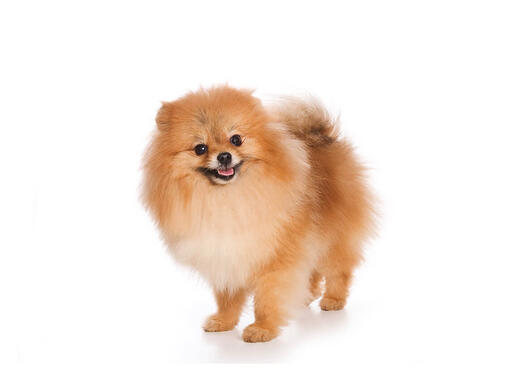
#> input picture spitz.jpeg, 510 x 391 px, given in place of spitz.jpg, which was not available
$ jupyter execute --allow-errors 2023_theory_practical.ipynb   (text cells are left out)
#> lines starting #> are read from the running program, lines starting #| are printed output that depends on the picture; after the words box and inside, x2 and y2 are one past the last pixel; in counts of white or black regions, pixels touching at a corner belong together; pictures that were not available may be replaced by others from this repository, and a replacement may not be noted
[cell 1]
import skimage as ski
from skimage import io
import matplotlib.pyplot as plt
import cv2
import numpy as np

[cell 2]
# A randomly generated 3 by 2 array
np.random.rand(3,2)

[cell 3]
# A randomly generated 3 by 2 by 4 array
np.random.rand(3,2,4)

[cell 4]
# A randomly generated 2829 by 3734 array, which you can also display as an image though it doesn't show much
plt.imshow(np.random.rand(2829,3734))

[cell 5]
doggo = io.imread('spitz.jpg')
#> doggo is the input picture: shape (391, 510, 3); mean R, G, B 244.8, 233.1, 224.4
plt.imshow(doggo)

[cell 6]
doggo.shape ## height, width, channels
#> Out = (391, 510, 3)

[cell 7]
ants = io.imread('rf_ants.jpg')
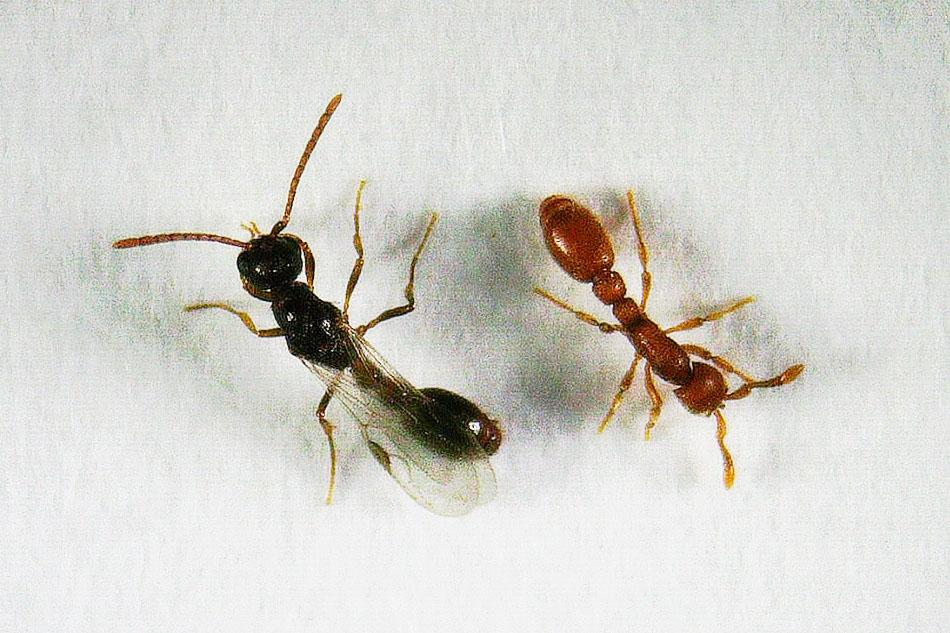
#> input picture rf_ants.jpeg, 950 x 633 px, given in place of rf_ants.jpg, which was not available
#> ants is the input picture: shape (633, 950, 3); mean R, G, B 213.3, 211.9, 205.9
plt.imshow(ants)

[cell 8]
ants.shape
#> Out = (633, 950, 3)

[cell 9]
fruits = io.imread('count_fruits.jpg')
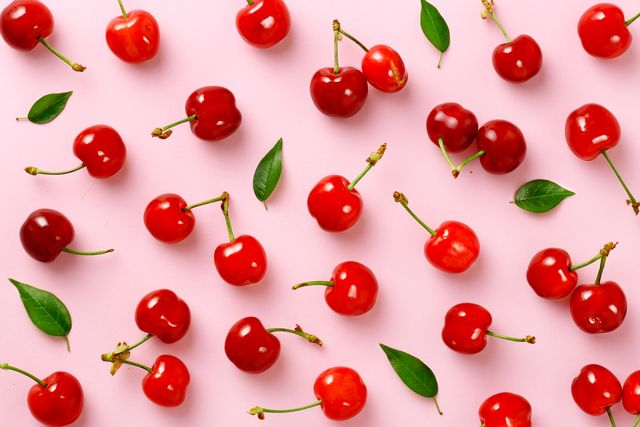
#> input picture count_fruits.jpeg, 640 x 427 px, given in place of count_fruits.jpg, which was not available
#> fruits is the input picture: shape (427, 640, 3); mean R, G, B 227.8, 153.6, 155.2
plt.imshow(fruits)

[cell 10]
cropped_doggo = doggo[:,:250,:] # [x-coordinate slice (half), y-coordinate slice (all), channel slice (all)]
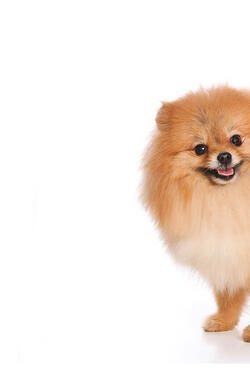
#> cropped_doggo: shape (391, 250, 3); mean R, G, B 245.7, 235.8, 228.5
cropped_ants = ants[:,510:,:]
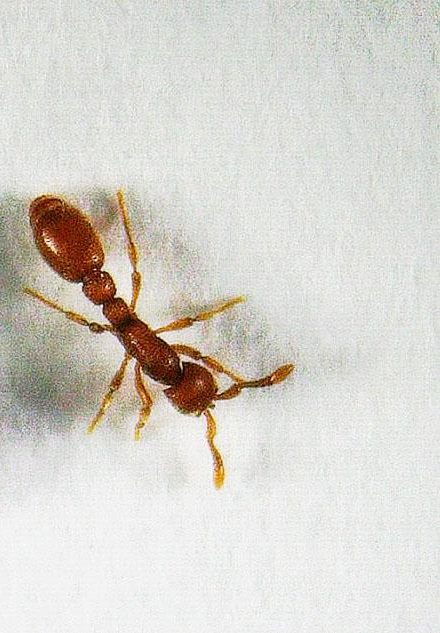
#> cropped_ants: shape (633, 440, 3); mean R, G, B 215.6, 212.7, 206

[cell 11]
plt.imshow(cropped_doggo)

[cell 12]
plt.imshow(cropped_ants)

[cell 13]
doggo_gs = ski.color.rgb2gray(doggo)
ants_gs = ski.color.rgb2gray(ants)
fruits_gs = ski.color.rgb2gray(fruits)
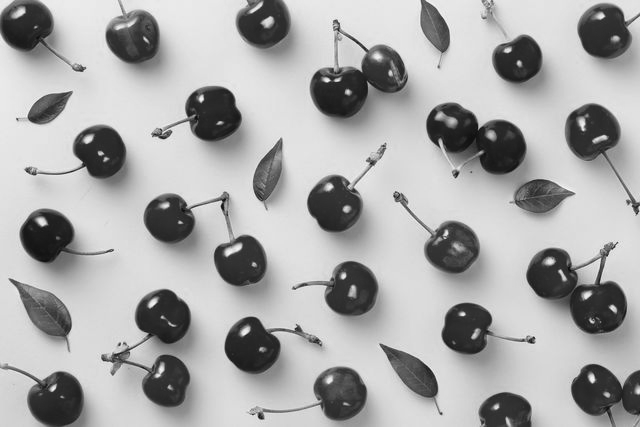
#> fruits_gs: shape (427, 640) float64; min 0.05, max 0.987, mean 0.665

[cell 14]
plt.imshow(doggo_gs, cmap='gray')

[cell 15]
plt.imshow(ants_gs, cmap='gray')

[cell 16]
plt.imshow(fruits_gs, cmap='gray')

[cell 17]
doggo_t = doggo_gs < ski.filters.threshold_otsu(doggo_gs)
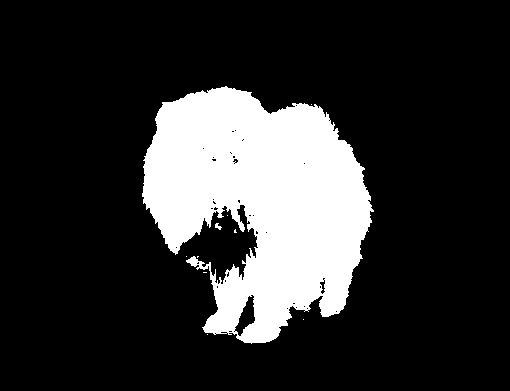
#> doggo_t: shape (391, 510) bool; 19.1% white; 10 white regions (8 under 20 px), largest, box (x1, y1, x2, y2) and area: (142, 86, 374, 344) 37959, (215, 223, 222, 230) 27
ants_t = ants_gs < ski.filters.threshold_otsu(ants_gs)
#> ants_t: shape (633, 950) bool; 8% white; 1272 white regions (1252 under 20 px), largest, box (x1, y1, x2, y2) and area: (112, 94, 506, 475) 22029, (459, 192, 805, 481) 18732, (511, 347, 609, 424) 3323
fruits_t = fruits_gs < ski.filters.threshold_otsu(fruits_gs)
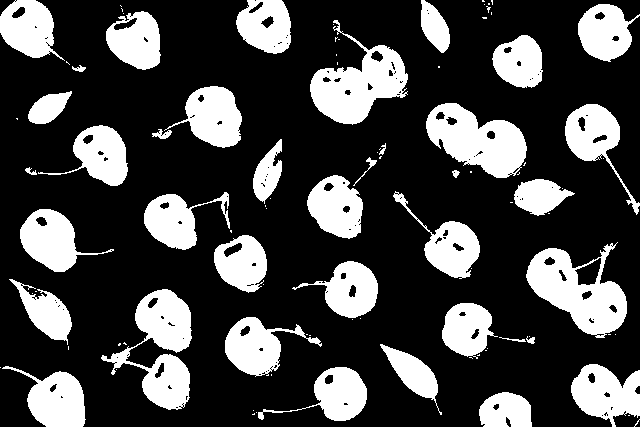
#> fruits_t: shape (427, 640) bool; 27% white; 96 white regions (58 under 20 px)

[cell 18]
plt.imshow(doggo_t, cmap='gray')

[cell 19]
plt.imshow(ants_t, cmap='gray')

[cell 20]
plt.imshow(fruits_t, cmap='gray')

[cell 21]
labeled_doggo, count = ski.measure.label(doggo_t, return_num=True)
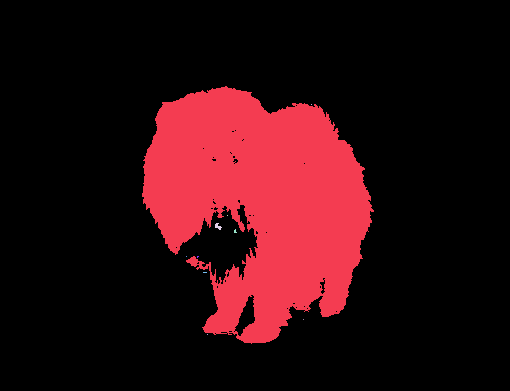
#> labeled_doggo: shape (391, 510) int32; 11 distinct labels, from 0 to 10; one colour per label, 0 black
#> count = 10
print(count, 'connected components detected')
#| 10 connected components detected

objects = ski.measure.regionprops(labeled_doggo)
#> objects = 10 regions; largest, box (x1, y1, x2, y2) and area: (142, 86, 374, 344) 37959, (215, 223, 222, 230) 27, (234, 229, 237, 233) 8, (203, 272, 207, 273) 4, (197, 256, 199, 258) 3
object_areas = [obj["area"] for obj in objects]
#> object_areas = [37959, 1, 1, 27, 8, 1, 3, 4, 1, 1]
print('The areas of the objects are:', object_areas, '\n')
#| The areas of the objects are: [37959.0, 1.0, 1.0, 27.0, 8.0, 1.0, 3.0, 4.0, 1.0, 1.0]

plt.imshow(labeled_doggo > 0)
plt.axis('off')
plt.show()

#> (a cell that did not finish here is left out)

#> (a cell that did not finish here is left out)

#> (a cell that did not finish here is left out)

[cell 25]
blobs = io.imread('colour_blobs.jpg')
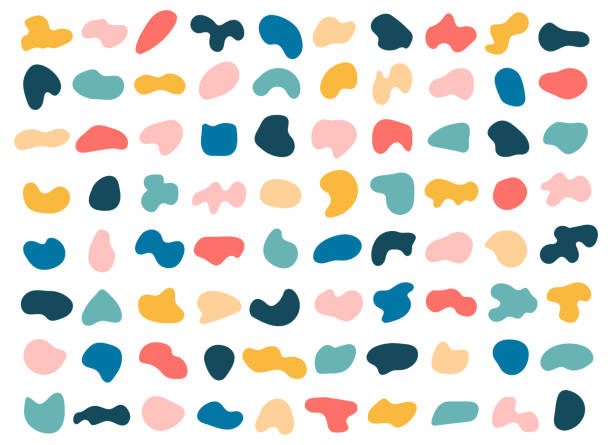
#> input picture colour_blobs.jpeg, 612 x 445 px, given in place of colour_blobs.jpg, which was not available
#> blobs is the input picture: shape (445, 612, 3); mean R, G, B 223.2, 222.3, 217.7
plt.imshow(blobs)

#> (a cell that did not finish here is left out)

[cell 27]
### code here

[cell 28]
cap = cv2.VideoCapture("birds.mp4")
if not cap.isOpened():
    print("Cannot open camera")
    exit()
while True:
    ret, frame = cap.read()
    if not ret:
        print("Can't receive frame (stream end?). Exiting ...")
        break
    gray = cv2.cvtColor(frame, cv2.COLOR_BGR2GRAY)
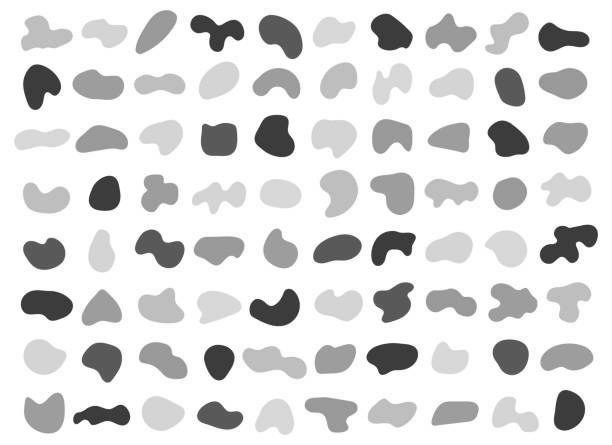
#> gray: shape (445, 612); min 32, max 255, mean 222
    cv2.imshow('frame', gray)
    if cv2.waitKey(1) == ord('q'):
#> (key q is pressed here)
        break
cap.release()
cv2.destroyAllWindows()

[cell 29]
cap = cv2.VideoCapture("birds_OF.mp4")
if not cap.isOpened():
    print("Cannot open camera")
    exit()
while True:
    ret, frame = cap.read()
    if not ret:
        print("Can't receive frame (stream end?). Exiting ...")
        break
    gray = cv2.cvtColor(frame, cv2.COLOR_BGR2GRAY)
    cv2.imshow('frame', gray)
    if cv2.waitKey(1) == ord('q'):
#> (key q is pressed here)
